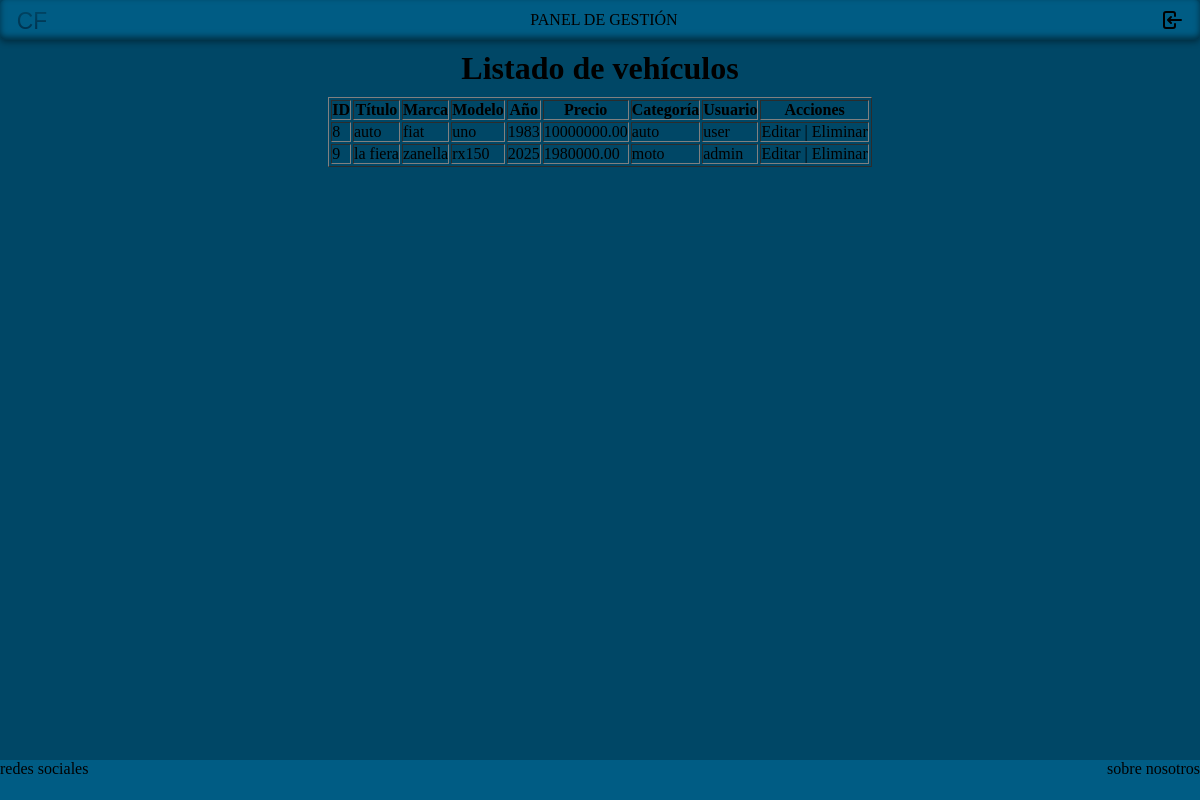
The page /?action=panel/vehicle/list (signed in) on the database its author committed.
### tables this page shows
CREATE TABLE `vehicles` (
  `id_vehicle` int(11) NOT NULL,
  `title` varchar(100) NOT NULL,
  `description` text DEFAULT NULL,
  `brand` varchar(100) DEFAULT NULL,
  `model` varchar(100) DEFAULT NULL,
  `year` year(4) DEFAULT NULL,
  `price` decimal(10,2) DEFAULT NULL,
  `id_category` int(11) NOT NULL,
  `id_user` int(11) NOT NULL
);

CREATE TABLE `category` (
  `id` int(11) NOT NULL,
  `name` varchar(50) NOT NULL,
  `description` text NOT NULL
);

CREATE TABLE `users` (
  `id` int(11) NOT NULL,
  `name` varchar(50) NOT NULL,
  `email` varchar(100) NOT NULL,
  `password` varchar(255) NOT NULL,
  `role` enum('admin','user') NOT NULL DEFAULT 'user'
);

### models/vehicle.php (called while the page is built, shortened)
<?php
require_once __DIR__ . '/../config/database.php';
class Vehicle {
    private $conn;
    private $table_name = "vehicles";
    private $table_nameUser = "users";
    private $table_nameCategory = "category";
    public function __construct() {
        $database = new Database();
        $this->conn = $database->getConnection();
    }
    public function getVehicle() {
    $query = "SELECT " . $this->table_name . ".*,
    " . $this->table_nameUser. ".name,
    ". $this->table_nameCategory . ".name AS ". $this->table_nameCategory . "_name
    FROM " . $this->table_name . "
    JOIN " . $this->table_nameUser . " ON " . $this->table_name . ".id_user = " . $this->table_nameUser . ".id
    JOIN " . $this->table_nameCategory . " ON " . $this->table_name . ".id_category = " . $this->table_nameCategory . ".id";
    $stmt = $this->conn->prepare($query);
    $stmt->execute();
    return $stmt->fetchAll(PDO::FETCH_ASSOC);
}
}
?>

### config/database.php (called while the page is built, shortened)
<?php
class Database {
    private $host = "localhost";
    private $db_name = "tpecarfax";
    private $username = "root";
    private $password = "";
    public function getConnection() {
        $this->conn = null;
        try {
            $this->conn = new PDO(
                "mysql:host=" . $this->host . ";dbname=" . $this->db_name,
                $this->username,
                $this->password
            );
            $this->conn->setAttribute(PDO::ATTR_ERRMODE, PDO::ERRMODE_EXCEPTION);
        } catch(PDOException $e) {
            echo "Error de conexión: " . $e->getMessage();
        }
        return $this->conn;
    }
}
?>

### views/panel/admin/vehicle/list.phtml (the view, shortened to what this page needs)
<!DOCTYPE html>
<html lang="en">
<head>
    <link rel="stylesheet" href="assets/css/estiloGeneral.css">
</head>
<body>
    <?php require_once __DIR__ . '/../../../partials/nav_bar.phtml'; ?>
<main class="panel_main">
    <h1>Listado de vehículos</h1>
    <?php if (empty($vehicles)): ?>
        <p>No hay vehículos para mostrar.</p>
    <?php else: ?>
        <table border="1" class="tabla_admin">
            <thead>
                <tr>
                    <th>ID</th>
                    <th>Título</th>
                    <th>Marca</th>
                    <th>Modelo</th>
                    <th>Año</th>
                    <th>Precio</th>
                    <th>Categoría</th>
                    <th>Usuario</th>
                    <th>Acciones</th>
                </tr>
            </thead>
            <tbody>
                <?php foreach ($vehicles as $v): ?>
                    <tr>
                        <td><?= $v['id_vehicle'] ?></td>
                        <td><?= htmlspecialchars($v['title']) ?></td>
                        <td><?= htmlspecialchars($v['brand']) ?></td>
                        <td><?= htmlspecialchars($v['model']) ?></td>
                        <td><?= htmlspecialchars($v['year']) ?></td>
                        <td><?= htmlspecialchars($v['price']) ?></td>
                        <td><?= htmlspecialchars($v['category_name'] ?? $v['category']) ?></td>
                        <td><?= htmlspecialchars($v['name'] ?? $v['user_name']) ?></td>
                        <td>
                            <a href="?action=panel/vehicle/edit&id=<?= $v['id_vehicle'] ?>">Editar</a> |
                            <a href="?action=panel/vehicle/delete&id=<?= $v['id_vehicle'] ?>"
                               onclick="return confirm('¿Seguro que querés eliminar este vehículo?');">
                                Eliminar
                            </a>
                        </td>
                    </tr>
                <?php endforeach; ?>
            </tbody>
        </table>
    <?php endif; ?>
</main>
<?php require_once __DIR__ . '/../../../partials/footer.phtml'; ?>
</body>
</html>

### assets/css/estiloGeneral.css (style rules this page uses)
:root { --color-fondo: #004766; --color-texto: #ffffff; --color-acento: #005c84; --padding-lista: 10px; --border-radius: 5px; }
* { list-style: none; padding: 0; margin: 0; }
html, body { height: 100%; margin: 0; }
body { background-color: var(--color-fondo); display: flex; flex-direction: column; }
a, a:visited, a:hover, a:active { color: inherit; text-decoration: none; }
main { min-height: 90vh; }
.panel_main { display: flex; flex-direction: column; align-items: center; }
.panel_main > h1 { padding: 10px; }

### rows shown on the page
vehicles: id_vehicle "8", title "auto", brand "fiat", model "uno", year "1983", price "10000000.00", id_category.name "auto", id_user.name "user"
vehicles: id_vehicle "9", title "la fiera", brand "zanella", model "rx150", year "2025", price "1980000.00", id_category.name "moto", id_user.name "admin"
